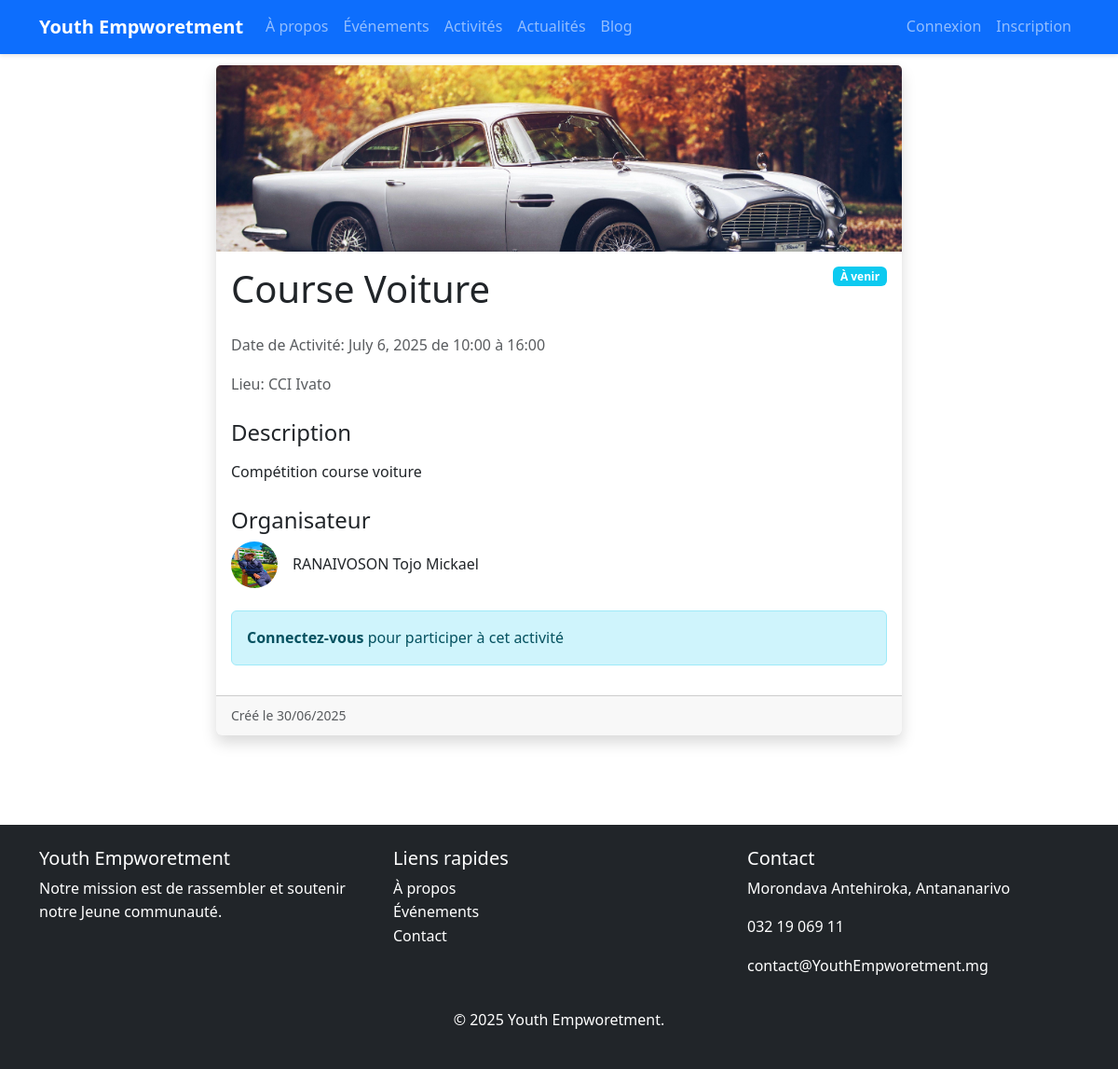
/activite/1/, run on the app's committed database.
### AppEvenements/models.py (models this page shows, shortened)
class Activite(models.Model):
    nom = models.CharField(max_length=200)
    description = models.TextField()
    date_activites = models.DateField()
    horaire_debut = models.TimeField()
    horaire_fin = models.TimeField( blank=True, null=True)
    lieu = models.CharField(max_length=200)
    image = models.ImageField(upload_to='static/images/activites/', verbose_name="Image", blank=True, null=True)
    date_creation = models.DateTimeField(auto_now_add=True)
    createur = models.ForeignKey(Utilisateur,on_delete=models.SET_NULL, null=True, verbose_name="Créateur")
    participants = models.ManyToManyField(Utilisateur, related_name='activites_participes', blank=True)
    class Meta:
        verbose_name = "Activité"
        verbose_name_plural = "Activités"
        ordering = ['-date_activites']

### AppMembre/models.py (models this page shows, shortened)
class Utilisateur(models.Model):
    nom = models.CharField(max_length=20)
    prenom = models.CharField(max_length=50)
    date_naissance = models.DateField()
    telephone = models.CharField(max_length=20)
    adresse = models.CharField(max_length=50,blank=True, null=True)
    photo = models.ImageField(upload_to='static/images/membres/')
    email = models.EmailField()
    mot_de_passe = models.TextField()
    date_inscription = models.DateField(auto_now_add=True)
    role = models.CharField(max_length=50)
    USERNAME_FIELD = 'email'
    REQUIRED_FIELD =['username']
    class Meta:
        verbose_name = "Utilisateur"
        verbose_name_plural = "Utilisateurs"

### AppEvenements/views.py (the view, shortened to what this page needs)
# urls.py: path('activite/<int:form_id>/',detail_activite,name='detail_activite'),
def detail_activite(request,form_id):
    activite = get_object_or_404(Activite, id=form_id)
    maintenant = timezone.now().date()
    if activite.date_activites > maintenant:
        statut = "À venir"
        badge_class = "bg-info"
    else:
        statut = "Terminé"
        badge_class = "bg-secondary"
    est_inscrit = False
    if request.session.get('membres'):
        est_inscrit = ParticipationActivite.objects.filter(
            activite = activite,
            id = request.session['membres']['id']
        ).exists()
    context = {
        'activites': activite,
        'statut': statut,
        'badge_class': badge_class,
        'est_inscrit': est_inscrit,
        'maintenant': maintenant,
        'membre': request.session.get('membres', {}),
        'peut_publier_actu':request.session.get('membres', {}).get('role') in ['admin', 'moderateur']
    }
    return render(request, 'ActiviteDetail.html', context)

### templates/ActiviteDetail.html (shortened to what this page needs)
{% extends 'layouts/master.html' %}
{% block content %}
<div class="container py-5">
    <div class="row marg">
        <div class="col-lg-8 mx-auto">
            <div class="card shadow">
                {% if activites.image %}
                <img src="{{ activites.image.url }}" class="card-img-top" alt="{{ activites.nom }}">
                {% endif %}
                <div class="card-body">
                    <div class="d-flex justify-content-between align-items-start mb-3">
                        <h1 class="card-title">{{ activites.nom }}</h1>
                        <span class="badge {{ badge_class }}">{{ statut }}</span>
                    </div>
                    <div class="mb-4">
                        <p class="text-muted">
                            Date de Activité: {{ activites.date_activites}} de {{ activites.horaire_debut|time:" H:i" }} à {{ activites.horaire_fin|time:" H:i" }}
                        </p>
                        <p class="text-muted">
                            Lieu: {{ activites.lieu }}
                        </p>
                    </div>
                    <div class="mb-4">
                        <h4>Description</h4>
                        <p class="card-text">{{ activites.description|linebreaks }}</p>
                    </div>
                    <div class="mb-4">
                        <h4>Organisateur</h4>
                        <div class="d-flex align-items-center">
                            {% if activites.createur.photo %}
                            <img src="{{ activites.createur.photo.url }}"
                                 class="rounded-circle me-3" width="50" height="50"
                                 >
                            {% endif %}
                            <span>{{ activites.createur.nom }} {{ activites.createur.prenom }}</span>
                        </div>
                    </div>
                    {% if membre %}
                    <div class="mt-4">
                        <form method="post">
                            {% csrf_token %}
                            {% if est_inscrit %}
                                <button type="submit" name="action" value="annuler"
                                        class="btn btn-danger">
                                    Annuler ma participation
                                </button>
                            {% else %}
                                <button type="submit" name="action" value="participer"
                                        class="btn btn-primary"
                                        {% if activites.date_activites < maintenant %}disabled{% endif %}
                                        >
                                    Participer à cet Activité
                                </button>
                            {% endif %}
                            {% if peut_publier_actu %}
                                <button type="submit" name="publier_actu"
                                        class="btn btn-success">
                                    <i class="bi bi-megaphone"></i> Publier une actualité
                                </button>
                            {% endif %}
                        </form>
                    </div>
                    {% else %}
                    <div class="alert alert-info">
                        <a href="{% url 'connexionPage' %}" class="alert-link">Connectez-vous</a>
                        pour participer à cet activité
                    </div>
                    {% endif %}
                </div>
                <div class="card-footer">
                    <small class="text-muted">
                        Créé le {{ activites.date_creation|date:"d/m/Y" }}
                    </small>
                </div>
            </div>
        </div>
    </div>
</div>
{% endblock %}

### static/css/style.css (style rules this page uses)
body { font-family: 'Segoe UI', Tahoma, Geneva, Verdana, sans-serif; line-height: 1.6; color: #333; }
a { text-decoration: none; color: #0d6efd; }
.card { transition: transform 0.3s ease, box-shadow 0.3s ease; border: none; box-shadow: 0 2px 10px rgba(0,0,0,.1); }
.card-img-top { height: 200px; object-fit: cover; }

### templates/ActiviteDetail.html (style rules this page uses)
.marg { margin-top: 2%; }

### data on the page
Activite: nom "Course Voiture", date_activites "July 6, 2025", horaire_debut "10:00", horaire_fin "16:00", lieu "CCI Ivato", description "Compétition course voiture", createur.nom "RANAIVOSON", createur.prenom "Tojo Mickael", date_creation "30/06/2025"

### other printed values
{{ statut }} "À venir"
